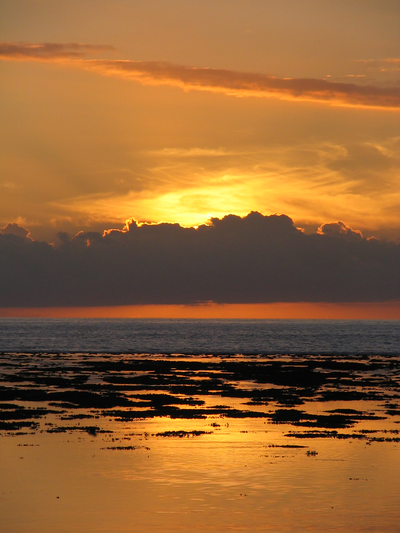
#> input picture src/101401.png, 400 x 533 px
$ python test.py
#> lines starting #> are read from the running program, lines starting #| are printed output that depends on the picture; after the words box and inside, x2 and y2 are one past the last pixel; in counts of white or black regions, pixels touching at a corner belong together
#> further down, image is the input picture: shape (533, 400, 3); mean B, G, R 53.8, 99.9, 147.5
# import the necessary packages
# test.py displays the masks and the RGB masked image
# 5 Masks are created.
# test.py demonstrates the concept of including pixels in the histogram with a
# corresponding mask value of white
# test.py is a demo class implementation of ColorDescriptor.py

import numpy as np
import cv2

class ColorDescriptor:

	def __init__(self, bins):
		# store the number of bins for the 3D histogram
		self.bins = bins

	def describe(self, image):
		# convert the image to the HSV color space and initialize
		i=image
		image = cv2.cvtColor(image, cv2.COLOR_BGR2HSV)
#> image: shape (533, 400, 3); mean H, S, V 21.3, 141, 147.6

		# grab the dimensions and compute the center of the image
		(h, w) = image.shape[:2]
#> h = 533; w = 400
		(cX, cY) = (int(w * 0.5), int(h * 0.5))
#> cX = 200; cY = 266

		# divide the image into four rectangles/segments (top-left,
		# top-right, bottom-right, bottom-left)
		segments = [(0, cX, 0, cY), (cX, w, 0, cY), (cX, w, cY, h),
			(0, cX, cY, h)]

		# construct an elliptical mask representing the center of the image
		(axesX, axesY) = (int(w * 0.75) / 2, int(h * 0.75) / 2)
#> axesX = 150; axesY = 199.5
		ellipMask = np.zeros(image.shape[:2], dtype = "uint8")
		cv2.ellipse(ellipMask, (cX, cY), (axesX, axesY), 0, 0, 360, 255, -1)
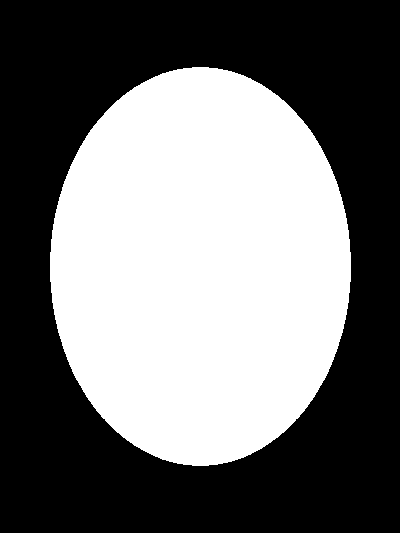
#> ellipMask: shape (533, 400); 44.2% white; 1 white region, box (x1, y1, x2, y2) and area: (50, 67, 351, 466) 94181

		# loop over the segments
		for (startX, endX, startY, endY) in segments:

			# construct a mask for each corner of the image, subtracting
			# the elliptical center from it
			cornerMask = np.zeros(image.shape[:2], dtype = "uint8")
			cv2.rectangle(cornerMask, (startX, startY), (endX, endY), 255, -1)
			cornerMask = cv2.subtract(cornerMask, ellipMask)

			# display corner masks for the HSV image
			cv2.imshow("Corner Mask",cornerMask)
			key=cv2.waitKey(0)

			# extract masked image using HSV image and corner masks
			masked=cv2.bitwise_and(i,i,mask=cornerMask)

			# display the corner masked images
			cv2.imshow("Masked Corner Image",masked)
			key=cv2.waitKey(0)

			# extract masked image using HSV mage and elliptical masks
			cv2.imshow("Ellipse Mask",ellipMask)
			key=cv2.waitKey(0)
#> this loop made 4 passes; (key Esc is pressed on pass 1)
#> pass 1, in describe, `cv2.imshow("Corner Mask",cornerMask)`:
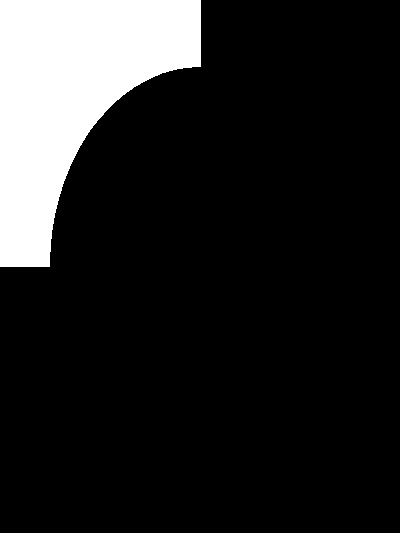
#> window 'Corner Mask': shape (533, 400); 14% white; 1 white region, box (x1, y1, x2, y2) and area: (0, 0, 201, 267) 29951
#> pass 1, in describe, `masked=cv2.bitwise_and(i,i,mask=cornerMask)`:
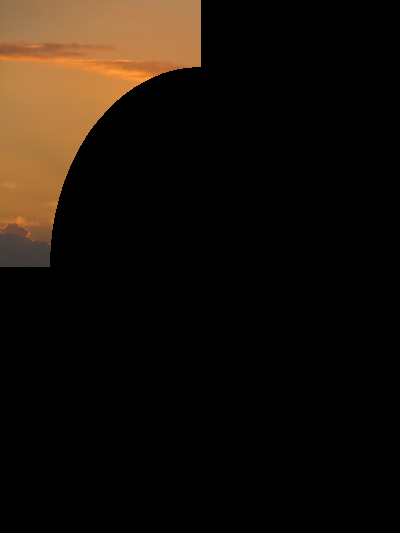
#> masked: shape (533, 400, 3); mean B, G, R 9.6, 17, 24.9
#> pass 2, in describe, `cv2.imshow("Corner Mask",cornerMask)`:
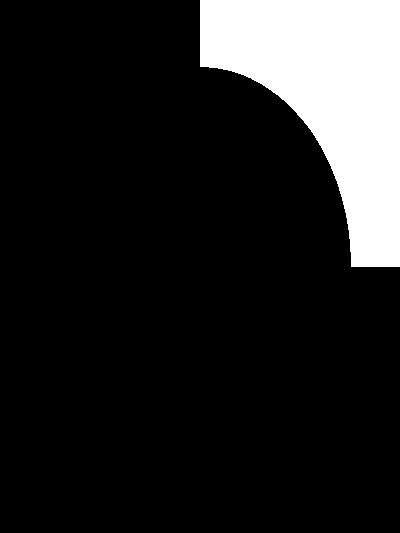
#> window 'Corner Mask': shape (533, 400); 13.9% white; 1 white region, box (x1, y1, x2, y2) and area: (200, 0, 400, 267) 29685
#> pass 2, in describe, `masked=cv2.bitwise_and(i,i,mask=cornerMask)`:
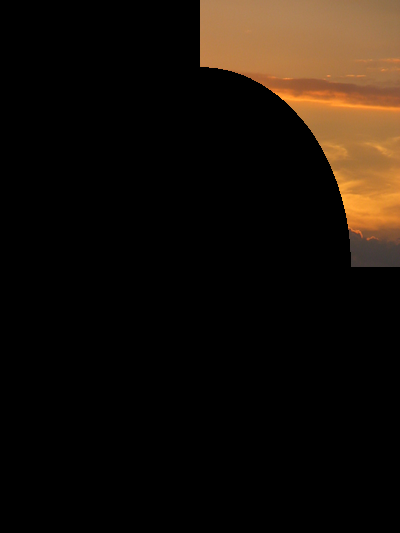
#> masked: shape (533, 400, 3); mean B, G, R 9.3, 16.5, 24.4
#> after the loop:
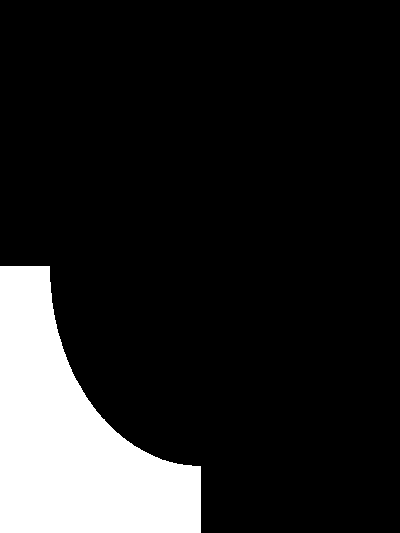
#> cornerMask: shape (533, 400); 14% white; 1 white region, box (x1, y1, x2, y2) and area: (0, 266, 201, 533) 29941

		# display the ellipse masked image
		masked=cv2.bitwise_and(i,i,mask=ellipMask)
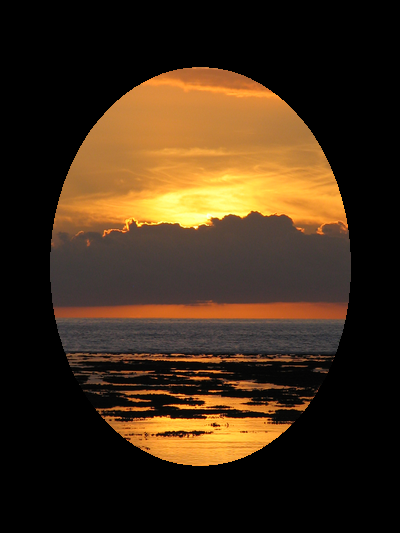
#> masked: shape (533, 400, 3); mean B, G, R 23, 42.8, 61.4
		cv2.imshow("Masked Elliptical Image",masked)
		key=cv2.waitKey(0)
#> (key Esc is pressed here)

# using ColorDescriptor class, describe the image descriptor (3D HSV Color Model)
# and read an image to mask and plot
image=cv2.imread("101401.png")
ColorDescriptor((8,12,3)).describe(image)

$ run again, with src/100001.png copied over src/101401.png
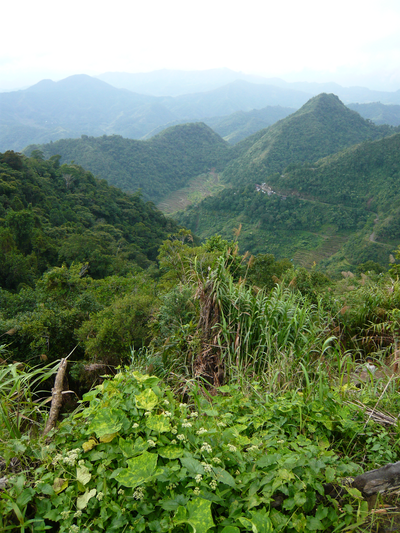
#> input picture src/100001.png, 400 x 533 px
#> image is the input picture: shape (533, 400, 3); mean B, G, R 102.6, 134.1, 113.7
#> image: shape (533, 400, 3); mean H, S, V 52.3, 107.4, 137.2
#> ellipMask: shape (533, 400); 44.2% white; 1 white region, box (x1, y1, x2, y2) and area: (50, 67, 351, 466) 94181
#> the loop in describe, `for (startX, endX, startY, endY) in segments:` made 4 passes; (key Esc is pressed on pass 1)
#> pass 1, in describe, `masked=cv2.bitwise_and(i,i,mask=cornerMask)`:
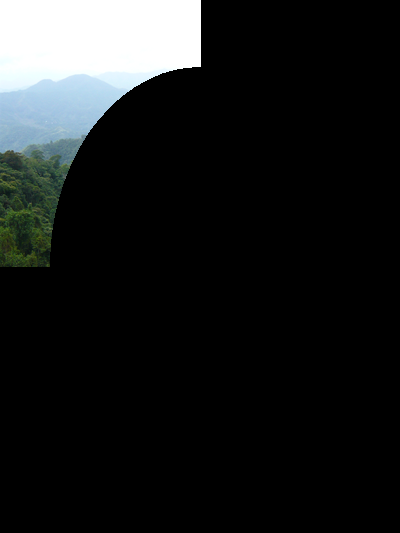
#> masked: shape (533, 400, 3); mean B, G, R 27.9, 27.8, 25.9
#> in describe, `masked=cv2.bitwise_and(i,i,mask=ellipMask)`:
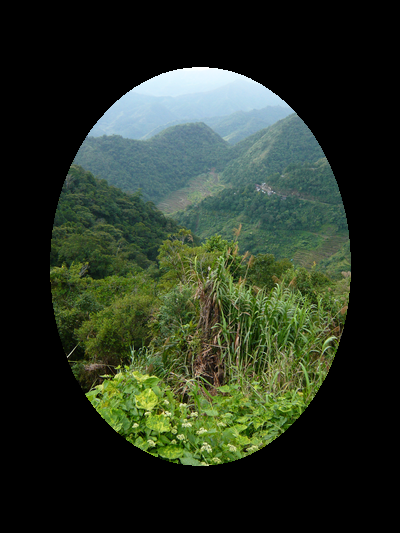
#> masked: shape (533, 400, 3); mean B, G, R 36.3, 50.9, 40.6

$ run again, with src/100701.png copied over src/101401.png
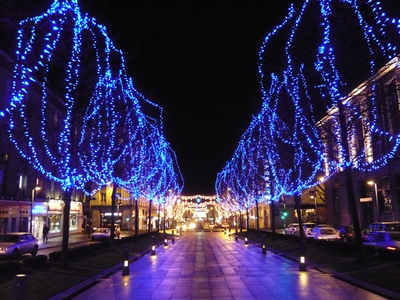
#> input picture src/100701.png, 400 x 300 px
#> image is the input picture: shape (300, 400, 3); mean B, G, R 82.4, 42.6, 51.7
#> image: shape (300, 400, 3); mean H, S, V 111.5, 128.9, 87.8
#> in describe, `cv2.ellipse(ellipMask, (cX, cY), (axesX, axesY), 0, 0, 360, 255, -1)`:
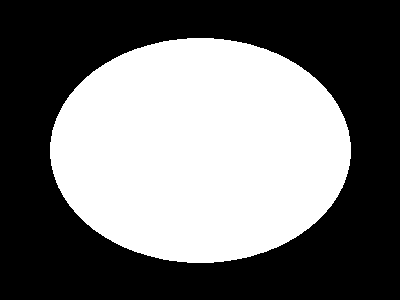
#> ellipMask: shape (300, 400); 44.2% white; 1 white region, box (x1, y1, x2, y2) and area: (50, 38, 351, 263) 53083
#> the loop in describe, `for (startX, endX, startY, endY) in segments:` made 4 passes; (key Esc is pressed on pass 1)
#> in describe, `masked=cv2.bitwise_and(i,i,mask=ellipMask)`:
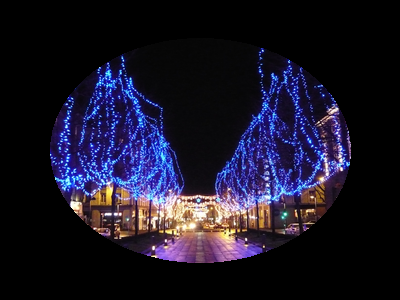
#> masked: shape (300, 400, 3); mean B, G, R 40.4, 22.5, 25.8

$ run again, with src/123602.png copied over src/101401.png
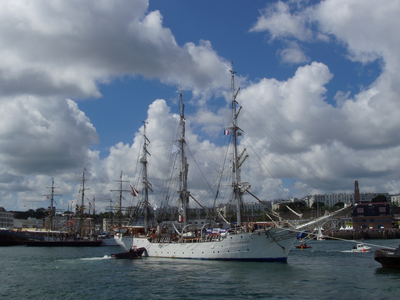
#> input picture src/123602.png, 400 x 300 px
#> image is the input picture: shape (300, 400, 3); mean B, G, R 131.8, 116.9, 104.5
#> image: shape (300, 400, 3); mean H, S, V 102.3, 58.1, 132.6
#> ellipMask: shape (300, 400); 44.2% white; 1 white region, box (x1, y1, x2, y2) and area: (50, 38, 351, 263) 53083
#> the loop in describe, `for (startX, endX, startY, endY) in segments:` made 4 passes; (key Esc is pressed on pass 1)
#> in describe, `masked=cv2.bitwise_and(i,i,mask=ellipMask)`:
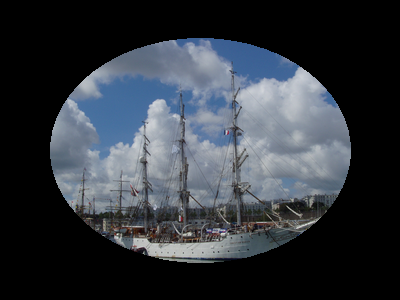
#> masked: shape (300, 400, 3); mean B, G, R 61.8, 54.9, 49.7
